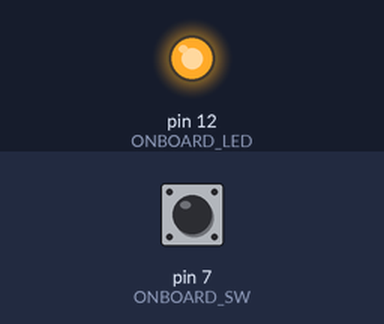
This sketch was run on a simulated Arduino Uno, built with avr-gcc and run on an emulated ATmega328P. On the bench: output pins drawn as LEDs (lit = HIGH). Dashed ring = blinking. The inputs (shaded band) are chosen by the test bench; at power-on: pin 7 (ONBOARD_SW) HIGH.

Above: at 1.2 s.
1.3 s: pin 7 (ONBOARD_SW) pulled LOW for 0.15 s
At 2.1 s:
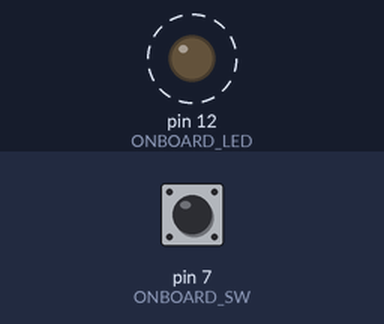
Timing chart, 0 to 10.4 s (numbered marks = the images above; inputs shaded):
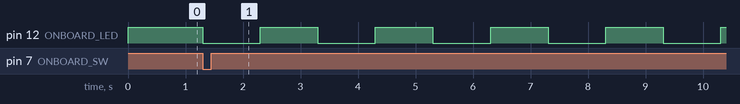

The sketch:

Blink.ino
```cpp
#define ONBOARD_LED 12  // LED GP12
#define ONBOARD_SW 7    // Switch GP7

unsigned long previousMillis = 0UL;
unsigned long interval = 1000UL;
unsigned long currentMillis = 0UL;
int current_LED = HIGH;
int state = 0;
bool pressed = false;

void setup() {
  Serial.begin(115200);  //set up serial library baud rate to 115200
  pinMode(ONBOARD_LED, OUTPUT);
  pinMode(ONBOARD_SW, INPUT_PULLUP);

  digitalWrite(ONBOARD_LED, current_LED);  // turn the LED off by making the voltage LOW
}

void loop() {
  if (digitalRead(ONBOARD_SW) == LOW && pressed == false) {  // Switch is asserted Low (Active Low)
    if (state != 3) {
      state += 1;
    } else {
      state = 0;
    }
    pressed = true;
  }
  if (digitalRead(ONBOARD_SW) == HIGH) {
    pressed = false;
  }
  switch (state) {
    case 0:
      current_LED = HIGH;
      break;
    case 1:
      blink(1000UL);
      break;
    case 2:
      blink(500UL);
      break;
    case 3:
      blink(100UL);
      break;
  }
}

void blink(long inter) {
  currentMillis = millis();
  if (currentMillis - previousMillis > inter) {
    current_LED = (current_LED == HIGH) ? LOW : HIGH;
    digitalWrite(ONBOARD_LED, current_LED);
    previousMillis = currentMillis;
  }
}
```

Measured:
- after the input at 1.3 s, pin 12 (ONBOARD_LED): alternates HIGH for 1.0 s and LOW for 1.0 s, starting at once
